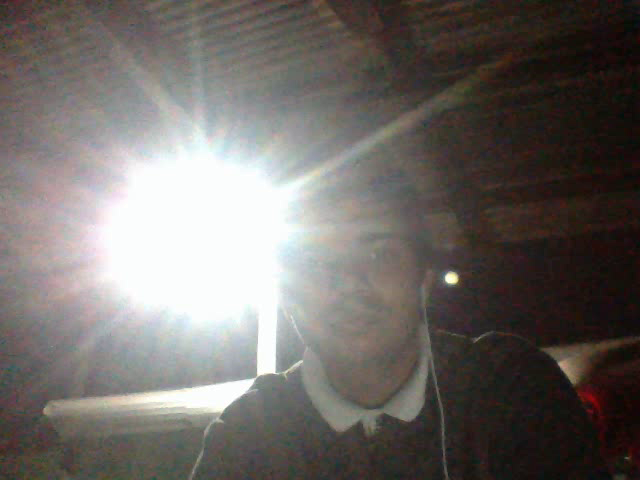
#> input picture frame 12 of ProgrammingKnowledgeOpenCV/2/output.mp4, 640 x 480 px, given in place of VID20211220153637.mp4, which was not available
$ python opencv_python_object_detection.py
#> lines starting #> are read from the running program, lines starting #| are printed output that depends on the picture; after the words box and inside, x2 and y2 are one past the last pixel; in counts of white or black regions, pixels touching at a corner belong together; pictures that were not available may be replaced by others from this repository, and a replacement may not be noted
import cv2 as cv
import numpy as np

def nothing(x):
	pass

def fixHSVRange(h, s, v):
    # Normal H,S,V: (0-360,0-100%,0-100%)
    # OpenCV H,S,V: (0-180,0-255 ,0-255)
    return (180 * h / 360, 255 * s / 100, 255 * v / 100)

cap = cv.VideoCapture("VID20211220153637.mp4");


cv.namedWindow('Tracking')
cv.createTrackbar('LH','Tracking',0,255,nothing)
cv.createTrackbar('LS','Tracking',0,255,nothing)
cv.createTrackbar('LV','Tracking',0,255,nothing)
cv.createTrackbar('UH','Tracking',255,255,nothing)
cv.createTrackbar('US','Tracking',255,255,nothing)
cv.createTrackbar('UV','Tracking',255,255,nothing)

fourcc = cv.VideoWriter_fourcc(*'mp4v')
# fourcc =  0x7634706d
print(cap.get(cv.CAP_PROP_FRAME_WIDTH) , cap.get(cv.CAP_PROP_FRAME_HEIGHT))
# frame size pass it as height , width
out= cv.VideoWriter('output.mp4',fourcc,30,(720, 1280))
while(1):

    _,frame = cap.read()
#> frame is the input picture: shape (480, 640, 3); mean B, G, R 102, 105.7, 110.7
    # print(frame.shape)
    # frame = cv.imread('IMG20211220141059.jpg')
    if frame is  None :
        break
    else:
        # frame = cv.resize(frame,(500,500))

        hsv = cv.cvtColor(frame,cv.COLOR_BGR2HSV)
#> hsv: shape (480, 640, 3); mean H, S, V 54.4, 49.5, 112.6
        l_h = cv.getTrackbarPos('LH','Tracking')
        l_s = cv.getTrackbarPos('LS','Tracking')
        l_v = cv.getTrackbarPos('LV','Tracking')

        u_h = cv.getTrackbarPos('UH','Tracking')
        u_s = cv.getTrackbarPos('US','Tracking')
        u_v = cv.getTrackbarPos('UV','Tracking')


        l_b = np.array([l_h,l_s,l_v])
        u_b = np.array([u_h, u_s, u_v])

        # https: // stackoverflow.com / questions / 36817133 / identifying - the - range - of - a - color - in -hsv - using - opencv
        # blue
        # [95 121 113][156 255 255]
        l_b=np.array([95,121, 113])
        u_b =np.array([156, 255, 255])
        print(l_b, u_b)
        blue_mask = cv.inRange(hsv ,l_b,u_b)
#> blue_mask: shape (480, 640); every value is 0

        blue_res = cv.bitwise_and(frame,frame,mask=blue_mask)
#> blue_res: shape (480, 640, 3); every value is 0

        # red
        # 'red1': [[180, 255, 255], [159, 50, 70]],
        # 'red2': [[9, 255, 255], [0, 50, 70]],
        rl_b=np.array([159, 50, 70])
        ru_b =np.array([180, 255, 255])

        red_mask = cv.inRange(hsv, rl_b, ru_b)
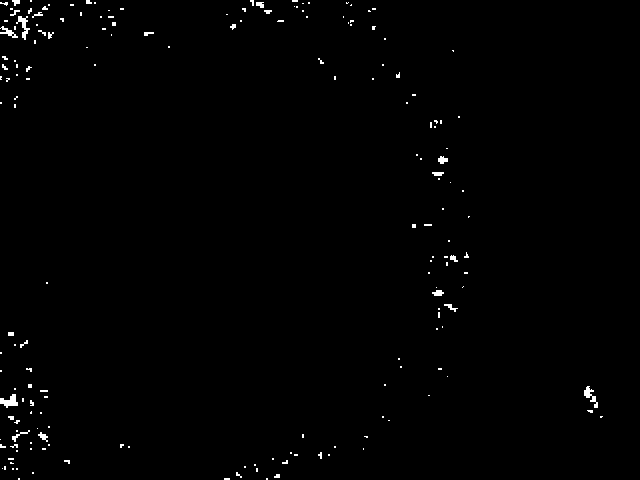
#> red_mask: shape (480, 640); 0.73% white; 182 white regions (156 under 20 px), largest, box (x1, y1, x2, y2) and area: (0, 394, 18, 408) 140, (16, 16, 30, 40) 126, (584, 386, 598, 408) 119
        red_res = cv.bitwise_and(frame, frame, mask=red_mask)

        res = cv.add(blue_res, red_res)
        # 'white': [[180, 18, 255], [0, 0, 231]],
        #[101  31 231] [255 255 255]

        wl_b=np.array([101 , 31 ,231])
        wu_b =np.array([255,255,255])

        white_mask = cv.inRange(hsv, wl_b, wu_b)
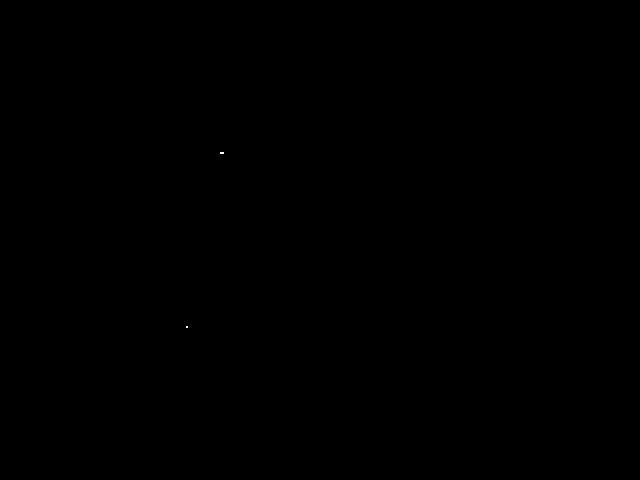
#> white_mask: shape (480, 640); 0% white in thin lines or dots, all inside (x1, y1, x2, y2) = (186, 152, 224, 328)
        white_res = cv.bitwise_and(frame, frame, mask=white_mask)
        res = cv.add(res, white_res)

        # black
        # [5 ,0, 0][186,255,95]
        black_l_b=np.array([5, 0 ,0])
        black_u_b =np.array([186,255,95])

        black_mask = cv.inRange(hsv, black_l_b, black_u_b)
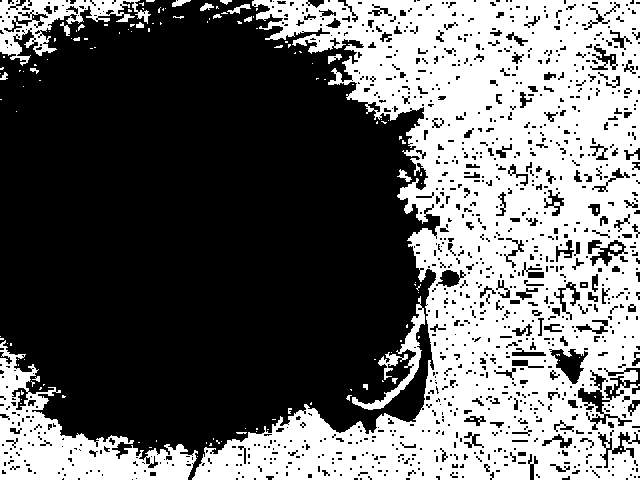
#> black_mask: shape (480, 640); 40.8% white; 135 white regions (112 under 20 px), largest, box (x1, y1, x2, y2) and area: (192, 0, 640, 480) 109586, (0, 340, 198, 480) 9597, (0, 0, 151, 66) 3299
        black_res = cv.bitwise_and(frame, frame, mask=black_mask)
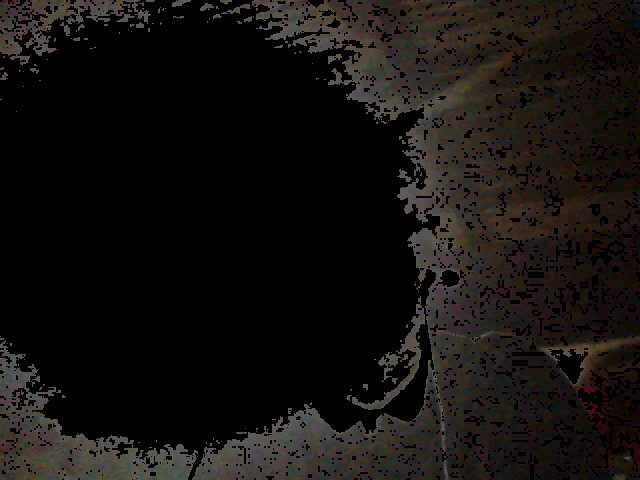
#> black_res: shape (480, 640, 3); mean B, G, R 15.5, 17.7, 20.6

        res = cv.add(res,black_res)


        out.write(res)

        cv.imshow('frame', frame)
        cv.imshow('mask', black_mask)
        cv.imshow('res', res)

        k = cv.waitKey(1)
#> (key Esc is pressed here)
        if k == 27:
            break

cap.release()
out.release()
cv.destroyAllWindows()

$ run again, starting later in the video
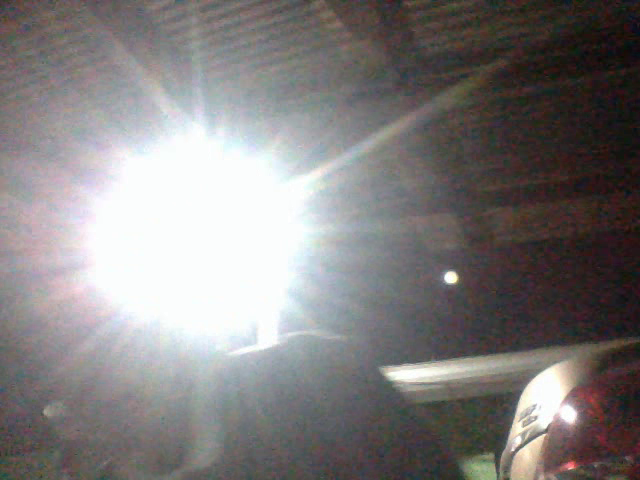
#> input picture frame 56 of ProgrammingKnowledgeOpenCV/2/output.mp4, 640 x 480 px, given in place of VID20211220153637.mp4, which was not available
#> frame is the input picture: shape (480, 640, 3); mean B, G, R 125, 125.2, 128.7
#> hsv: shape (480, 640, 3); mean H, S, V 82.9, 34.4, 132.4
#> blue_mask: shape (480, 640); every value is 0
#> blue_res: shape (480, 640, 3); every value is 0
#> `red_mask = cv.inRange(hsv, rl_b, ru_b)`:
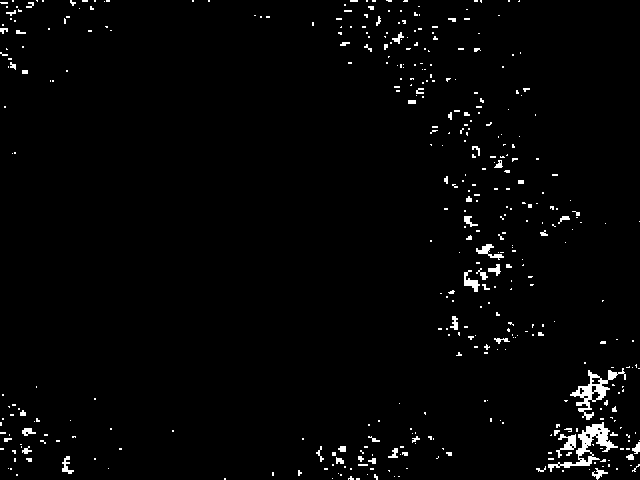
#> red_mask: shape (480, 640); 2% white; 415 white regions (351 under 20 px), largest, box (x1, y1, x2, y2) and area: (548, 422, 618, 472) 846, (570, 368, 626, 420) 715, (556, 434, 576, 458) 196
#> white_mask: shape (480, 640); 0.09% white in thin lines or dots, all inside (x1, y1, x2, y2) = (64, 126, 574, 468)
#> black_mask: shape (480, 640); 31.5% white; 190 white regions (169 under 20 px), largest, box (x1, y1, x2, y2) and area: (324, 0, 640, 480) 75322, (223, 384, 519, 480) 15428, (0, 413, 119, 480) 3697
#> `res = cv.add(res,black_res)`:
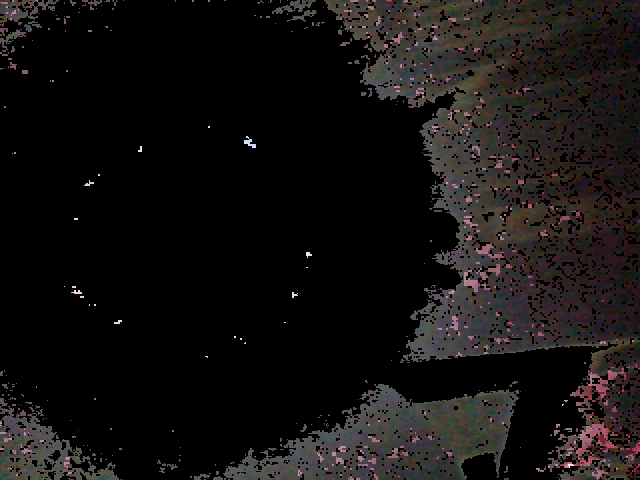
#> res: shape (480, 640, 3); mean B, G, R 17.4, 18, 20.7

$ run again, starting later in the video
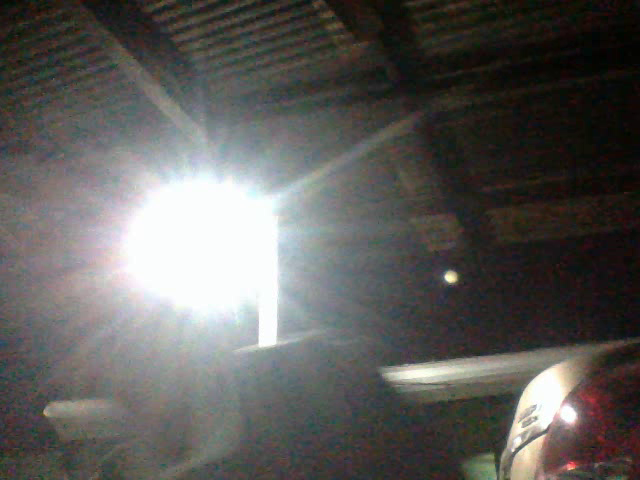
#> input picture frame 100 of ProgrammingKnowledgeOpenCV/2/output.mp4, 640 x 480 px, given in place of VID20211220153637.mp4, which was not available
#> frame is the input picture: shape (480, 640, 3); mean B, G, R 89.1, 91.8, 93.3
#> hsv: shape (480, 640, 3); mean H, S, V 68.7, 51, 97.4
#> blue_mask: shape (480, 640); every value is 0
#> blue_res: shape (480, 640, 3); every value is 0
#> `red_mask = cv.inRange(hsv, rl_b, ru_b)`:
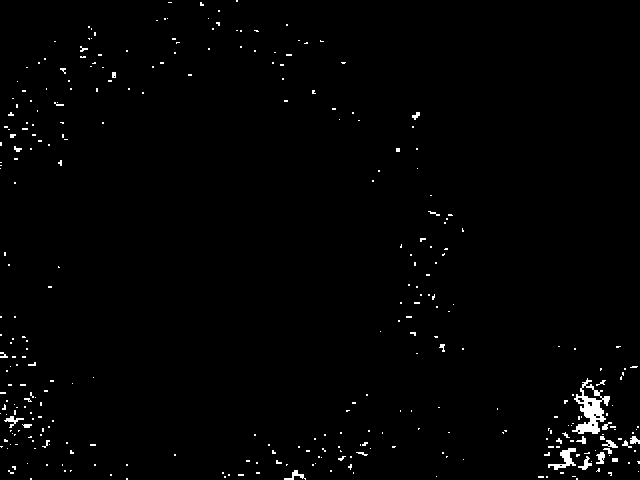
#> red_mask: shape (480, 640); 1.2% white; 326 white regions (298 under 20 px), largest, box (x1, y1, x2, y2) and area: (572, 378, 610, 434) 852, (548, 448, 576, 470) 234, (4, 416, 24, 428) 83
#> white_mask: shape (480, 640); 0.04% white in thin lines or dots, all inside (x1, y1, x2, y2) = (107, 174, 574, 466)
#> black_mask: shape (480, 640); 53.6% white; 1480 black regions (1317 under 20 px), largest, box (x1, y1, x2, y2) and area: (0, 59, 402, 480) 113812, (374, 347, 616, 480) 14447, (441, 266, 458, 286) 210
#> `black_res = cv.bitwise_and(frame, frame, mask=black_mask)`:
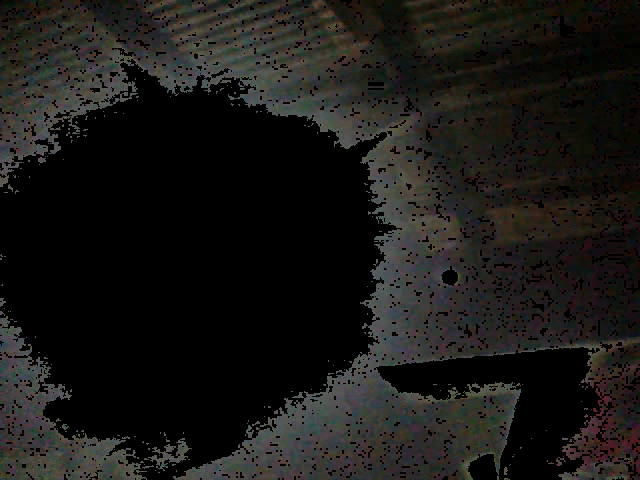
#> black_res: shape (480, 640, 3); mean B, G, R 22.5, 24.7, 25.8
